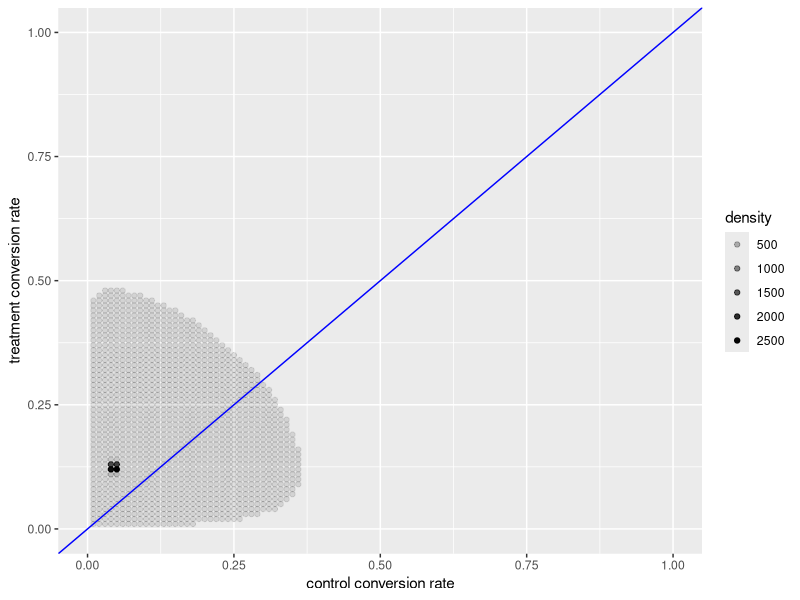

Here is the R script that generated this plot:
#
# Simulating an A/B test using Bayesian A/B testing techniques from Chris Stucchio, VMO
# Additional graphing techniques from ethen8181.github.io/Business-Analytics/ab_tests/frequentist_ab_test
# March 2017
#
# ssume values for a and b parameters for beta prior
# generate posterior probability distributions for treatment(t) and control(c)
# find joint posterior probability
# calculate expected loss
#

###---load packages---###
.libPaths("P:/User/Amanda.Teo/R/Packages")
library(ggplot2)

###---generate assumptions---###

#prior
mu <- 0.3 #on average, 10% of people will convert
sigma <- 0.7 #average distance away from mu

#sample outcomes
convert_c <- 100
num_c <- 2500

convert_t <- 300
num_t <- 2500

###---visualise beta distribution---###

a <- (1- mu - sigma^2*mu^3)/(sigma^2*mu^2)
b <- ((1 - mu)*(1-mu - sigma^2*mu^3))/(sigma^2*mu^3)

plot_beta <- function(a,b) {
  x_axis <- seq(0,1, 0.01)
  
  distribution <-data.frame(x_axis, y1 = dbeta(x_axis,a,b))
  
  plot <- ggplot(data = distribution, aes(x = x_axis)) +
          geom_line(aes(y = y1), colour = "blue", size = 1.2) +
          labs(x = "", y = "", title = sprintf("a = %.1f, b = %.1f", a, b))
        
  return(plot)        
}

###---compute posteriors for t and c given prior---###

#posterior distribution for lamda given sample size(n) and number converted(c)
#p(lamda|n,c) = f(x;a+c,(b+n-c)) where f is the beta distribution and a.b are parameters from the prior
#not sure if we assume the same prior for both groups?

lamda <- seq(0,1, 0.01)

#calculate posterior of control
a_c <- a + convert_c
b_c <- b + num_c - convert_c

posterior_c <- dbeta(lamda, a_c, b_c) #for each given value of lamda/conversion rate, give me its density

#calculate posterior of treatment
a_t <- a + convert_t
b_t <- b + num_t - convert_t

posterior_t <- dbeta(lamda, a_t, b_t)

###---calculate joint posterior---###

posterior_joint <- matrix(data = NA, nrow = length(lamda), ncol = length(lamda))
colnames(posterior_joint) <- paste0("x_",lamda)
                          
for (i in 1:length(lamda)) {
  for (j in 1:length(lamda)) {
    posterior_joint[i, j] = posterior_c[i]*posterior_t[j] 
  } 
}

###---visualise joint posterior distribution---###

#place in dataframe and reshape
df <- data.frame(x_axis = seq(0,1,0.01), posterior_joint)
df <- df[rowSums(df) > 0, colSums(df) > 0]

coltoshape <- grep("0", names(df))

df<- reshape(df, idvar = "x_axis", 
             timevar = "y_axis", #name of 2nd id
             times = as.numeric(gsub("x_","",names(df)[coltoshape])), #values you want for the 2nd id
             varying = list(names(df)[coltoshape]), #in list form, columns you want to reshape
             direction = "long" )

#tidy data frame before visualisation
rownames(df) <- NULL
colnames(df)[colnames(df) != "x_axis" & colnames(df) != "y_axis"] <- "density" 
df <- df[df$density != 0,]

ggplot(data = df, aes(x = x_axis, y = y_axis)) +
  geom_point(aes(alpha = density)) +
  scale_y_continuous(limits = c(0,1)) +
  scale_x_continuous(limits = c(0,1)) +
  labs(x = "control conversion rate", y = "treatment conversion rate") +
  geom_abline(slope = 1, intercept = 0, colour = "blue")
  
#shaded area is where joint probability densities of lamda_t and lamda_c are highest
#above the blue line means treatment likely to be better





